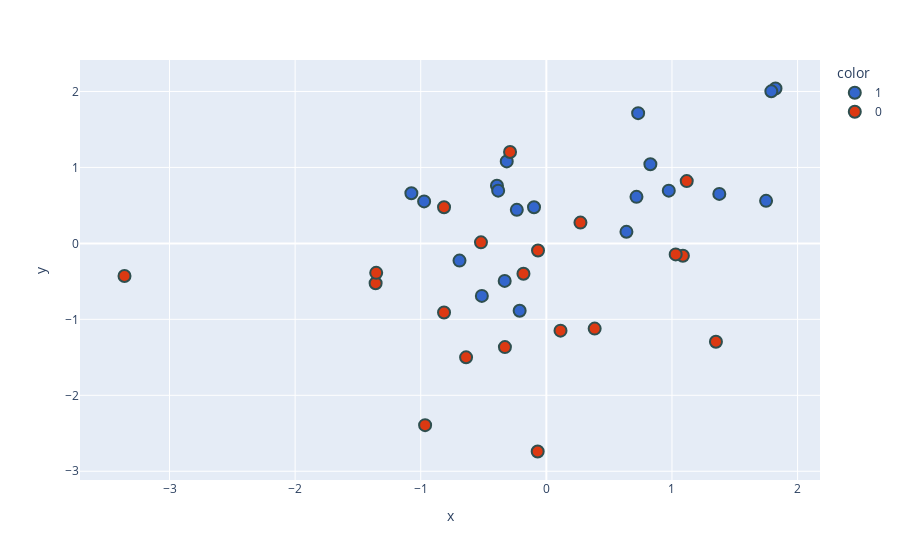

Write notebook code for a chart like this one.
### Code cell
new_df['target'] = new_df['target'].astype('str')
fig = px.scatter(x=new_df['PC1'],
                 y=new_df['PC2'],
                 color=new_df['target'],
                 color_discrete_sequence=px.colors.qualitative.G10
                )

fig.update_traces(marker=dict(size=12,
                              line=dict(width=2,
                                        color='DarkSlateGrey')),
                  selector=dict(mode='markers'))
fig.show()

### Figure 1 — Plotly figure (JSON) as saved in the notebook; plotly's stock layout.template omitted (floating-point values rounded to 4 significant figures)
{"data": [{"hovertemplate": "color=1<br>x=%{x}<br>y=%{y}<extra></extra>", "legendgroup": "1", "marker": {"color": "#3366CC", "line": {"color": "DarkSlateGrey", "width": 2}, "size": 12, "symbol": "circle"}, "mode": "markers", "name": "1", "orientation": "v", "showlegend": true, "type": "scatter", "x": [1.749, 0.7175, -0.5135, -0.2125, -0.2351, -0.3153, -0.3316, -1.074, -0.3931, 0.8282, -0.3836, 0.9747, -0.6913, 0.7307, -0.09825, 0.6376, 1.824, 1.791, -0.973, 1.377], "xaxis": "x", "y": [0.5599, 0.6128, -0.6911, -0.8871, 0.4415, 1.079, -0.4936, 0.6593, 0.7598, 1.042, 0.694, 0.6942, -0.2266, 1.715, 0.4758, 0.1521, 2.039, 2.002, 0.5525, 0.6514], "yaxis": "y"}, {"hovertemplate": "color=0<br>x=%{x}<br>y=%{y}<extra></extra>", "legendgroup": "0", "marker": {"color": "#DC3912", "line": {"color": "DarkSlateGrey", "width": 2}, "size": 12, "symbol": "circle"}, "mode": "markers", "name": "0", "orientation": "v", "showlegend": true, "type": "scatter", "x": [-0.3298, -3.358, -0.06899, -0.289, -0.8145, 1.35, 0.1128, 1.118, -1.359, 1.087, -1.355, 0.3846, -0.5204, 1.03, -0.8144, -0.06638, -0.1822, -0.9651, -0.639, 0.2715], "xaxis": "x", "y": [-1.366, -0.4288, -2.74, 1.203, -0.9093, -1.295, -1.149, 0.8201, -0.5257, -0.1631, -0.3877, -1.122, 0.01341, -0.1452, 0.4751, -0.0928, -0.4, -2.393, -1.5, 0.2735], "yaxis": "y"}], "layout": {"legend": {"title": {"text": "color"}, "tracegroupgap": 0}, "margin": {"t": 60}, "xaxis": {"anchor": "y", "domain": [0, 1], "title": {"text": "x"}}, "yaxis": {"anchor": "x", "domain": [0, 1], "title": {"text": "y"}}}}
